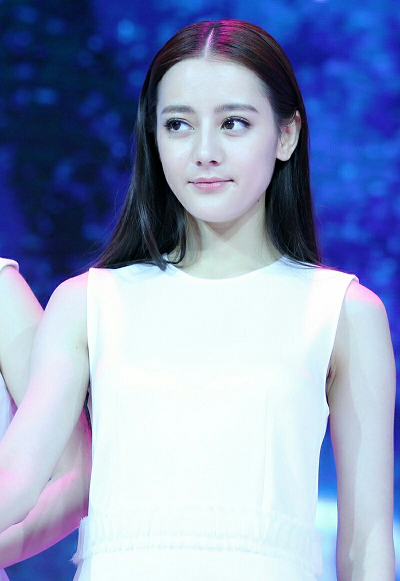
#> input picture data/images/test.png, 400 x 581 px
$ python day004.py
#> lines starting #> are read from the running program, lines starting #| are printed output that depends on the picture
'''
Author       : Bingqiang Zhou
Date         : 2021-01-24 20:29:34
LastEditors  : Bingqiang Zhou
LastEditTime : 2021-01-24 21:34:15
Description  : Python中的像素遍历与访问
    数组遍历
'''

import cv2 as cv
import numpy as np

# src = cv.imread('../data/images/test.png')
src = cv.imread('../data/images/test.png', cv.IMREAD_GRAYSCALE)
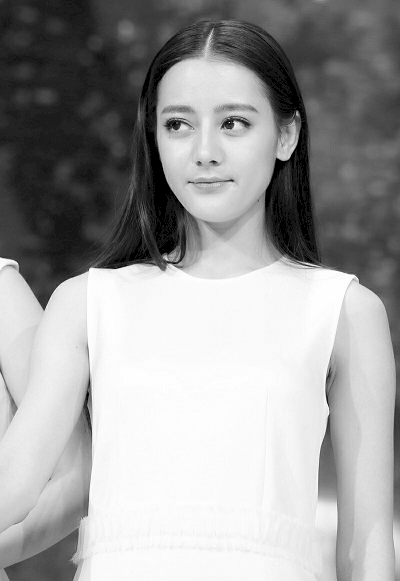
#> src: shape (581, 400); min 0, max 255, mean 158.4

h, w = src.shape[:2]
#> h = 581; w = 400

for i in range(h):
    for j in range(w):
        # if src.ndim == 3: ## rgb
        #     src[i, j, :] = 255 - src[i, j, :]
        #     # src[i, j] = 255 - src[i, j] 这样写也可以，numpy广播机制会把255变成[255, 255. 255]
        # elif src.ndim == 2: ## gray
        #     src[i, j] = 255 - src[i, j]

        src[i, j] = 255 - src[i, j]
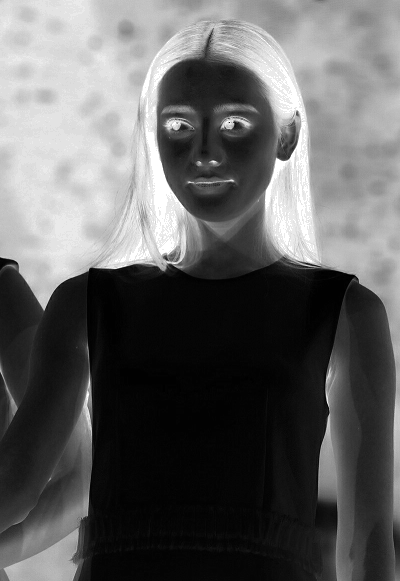
#> src: shape (581, 400); min 0, max 255, mean 96.6

cv.imshow('day004', src)
cv.waitKey(0)
cv.destroyAllWindows()
